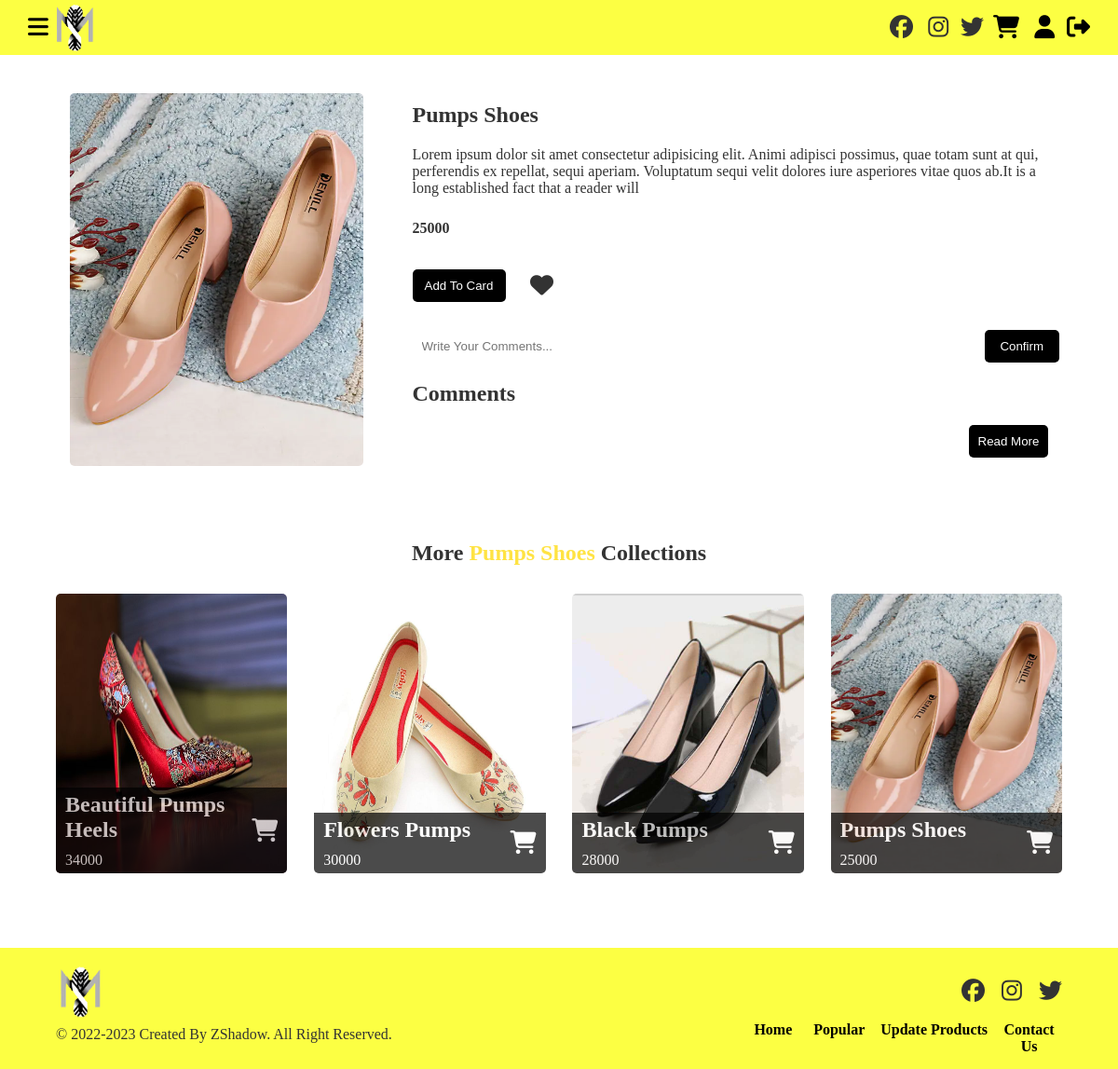
The app's page /Shopping/products_collections.php?id=1 (signed in) with its own data.
### tables this page shows
CREATE TABLE `tbl_auths` (
  `id` int(11) NOT NULL,
  `username` varchar(255) NOT NULL,
  `email` varchar(255) NOT NULL,
  `password` varchar(255) NOT NULL,
  `created_at` datetime NOT NULL,
  `updated_at` datetime DEFAULT NULL,
  `deleted_at` datetime DEFAULT NULL
);

CREATE TABLE `tbl_products` (
  `id` int(11) NOT NULL,
  `product_img` varchar(255) NOT NULL,
  `product_name` varchar(255) NOT NULL,
  `product_description` varchar(255) NOT NULL,
  `price` int(11) NOT NULL,
  `category_name` varchar(255) NOT NULL,
  `created_at` datetime NOT NULL,
  `updated_at` datetime DEFAULT NULL,
  `deleted_at` datetime DEFAULT NULL
);

### assets/init/classes/DB.php (called while the page is built)
<?php
abstract class DB{
    private $localhost = "localhost";
    private $username = "root";
    private $password = "";
    private $dbname = "shoes_shopping";
    protected function connect() {
        try{
            $con = new PDO("mysql:host=$this->localhost; dbname=$this->dbname",$this->username,$this->password);
            $con->setAttribute(PDO::ATTR_ERRMODE,PDO::ERRMODE_EXCEPTION);
            return $con;
        } catch(PDOException $e) {
            echo $e->getMessage();
        }
    }
}
?>

### shopping/CheckId.php (called while the page is built, shortened)
<?php
require_once "../assets/init/classes/DB.php";
class CheckId extends DB{
    private $con;
    public function __construct() {
        $this->con = $this->connect();
    }
    public function checkId():iterable {
        if(isset($_SESSION['email'])) {
            $email = $_SESSION['email'];
            $sql = "SELECT * FROM tbl_auths WHERE email=:email ";
            $stmt= $this->con->prepare($sql);
            $stmt->bindParam("email",$email,PDO::PARAM_STR);
            $stmt->execute();
            $res= $stmt->fetchAll(PDO::FETCH_OBJ);
            return $res;
        }
        else {
            echo "<script>location.href='../assets/SignIn.php';</script>";
        }
    }
}
?>

### shopping/Products.php (called while the page is built, shortened)
<?php
require_once "../assets/init/classes/DB.php";
class Products extends DB{
    private $con;
    public function __construct() {
        $this->con = $this->connect();
    }
    public function product_takeId(int $id):iterable{
        $sql = "SELECT * FROM tbl_products WHERE id=:id AND deleted_at IS NULL ORDER BY created_at DESC";
        $stmt = $this->con->prepare($sql);
        $stmt->bindParam("id",$id,PDO::PARAM_INT);
        $stmt->execute();
        $res= $stmt->fetchAll(PDO::FETCH_OBJ);
        return $res;
    }
    public function product_CheckTypes(string $category_name) :iterable{
        $sql = "SELECT * FROM tbl_products WHERE category_name=:category_name ORDER BY created_at DESC";
        $stmt = $this->con->prepare($sql);
        $stmt->bindParam("category_name",$category_name,PDO::PARAM_STR);
        $stmt->execute();
        $res= $stmt->fetchAll(PDO::FETCH_OBJ);
        return $res;
    }
}
?>

### shopping/products_collections.php (the view, shortened to what this page needs)
<?php
    require_once "CheckId.php";
    require_once "Products.php";
    $products = new Products;
?>
<!DOCTYPE html>
<html lang = "en">
    <head>
        <link rel="stylesheet" href="css/products_collections.css">
    </head>
    <body>
        <header>
            <div class="container-fluid">
                <div class="header flex-container">
                    <div class="header-logo-bars flex-container">
                        <div class="header-bars">
                            <i class="fa-solid fa-bars"></i>
                        </div>
                        <div class="header-logo">
                            <figure>
                                <img src="./images/da7854c889578743810e7970ae28671f.png" alt="logo">
                            </figure>
                        </div>
                    </div>
                    <div class="header-social flex-container">
                        <div class="icon1">
                            <i class="fa-brands fa-facebook"></i>
                        </div>
                        <div class="icon2">
                            <i class="fa fa-instagram"></i>
                        </div>
                        <div class="icon3">
                            <i class="fa fa-twitter"></i>
                        </div>
                        <div class="icon6">
                            <a href="products_card.php"><i class="fa-solid fa-cart-shopping"></i></a>
                        </div>
                        <?php
                            if(isset($_SESSION['email'])) {
                            $check = new CheckId;
                            foreach($check->checkId() as $value) {
                        ?>
                            <div class="icon4">
                                <a href="userAccount.php?id=<?php echo $value->id;?>"><i class="fa fa-user"></i></a>
                            </div>
                        <?php
                            }
                        ?>
                        <div class="icon5" style="display:block">
                            <a href="../assets/SignOut.php"><i class="fa-solid fa-right-from-bracket"></i></a>
                        </div>
                        <?php
                            }
                        ?>
                    </div>
                </div>
            </div>
        </header>
        <main>
            <section>
                <div class="container">
                    <?php
                        foreach($products->product_takeId($_GET['id']) as $products_fetchAll) {
                    ?>
                    <div class="products-collections">
                        <div class="products-intro flex-container">
                            <div class="products-photo">
                                <div class="products-img">
                                    <img src="uploads/<?php echo $products_fetchAll->product_img; ?>">
                                </div>
                            </div>
                            <div class="products-para">
                                <h2><?php echo $products_fetchAll->product_name;?></h2>
                                <div class="paragraph">
                                    <p><?php echo $products_fetchAll->product_description;?></p>
                                    <p><b><?php echo $products_fetchAll->price;?></b></p>
                                </div>
                                <div class="products-button flex-container">
                                    <form method="post" action="checkCard.php?id=<?php echo $products_fetchAll->id; ?>">
                                        <button type="submit" name="card">Add To Card</button>
                                    </form>
                                    <i class="fa fa-heart"></i>
                                </div>
                                <div class="comments">
                                    <form  class="flex-container" id="confirm">
                                        <input type="text" placeholder="Write Your Comments...">
                                        <div class="comments-button">
                                            <button type="submit" name="confirm">Confirm</button>
                                        </div>
                                    </form>
                                </div>
                                <?php $products->comments($_POST,$_GET['id']);?>
                                <div class="comments-fetch">
                                    <h1>Comments</h1>
                                </div>
                                <div class="read-more">
                                    <button type="submit" id="readmore">Read More</button>
                                </div>
                            </div>
                        </div>
                    </div>
                    <?php
                        }
                    ?>
                </div>
            </section>
            <section>
                <div class="container">
                    <div class="products-seemore">
                        <h1>More <b style="color: rgb(255, 227, 67);"><?php echo $products_fetchAll->category_name; ?></b> Collections</h1>
                        <div class="products-data flex-container">
                            <?php
                                foreach($products->product_CheckTypes($products_fetchAll->category_name)as $products_types) {
                            ?>
                            <div class="items-photo">
                                <div class="items-img">
                                    <img src="uploads/<?php echo $products_types->product_img;?>">
                                </div>
                                <div class="items-para flex-container">
                                    <div class="items-paragraph">
                                        <h2><?php echo $products_types->product_name; ?></h2>
                                        <p><?php echo $products_types->price; ?></p>
                                    </div>
                                    <div class="items-icon">
                                        <i class="fa-solid fa-cart-shopping"></i>
                                    </div>
                                </div>
                            </div>
                            <?php
                            }
                            ?>
                        </div>
                    </div>
                </div>
            </section>
        </main>
        <footer>
            <div class="bg-color1">
                <div class="container">
                    <div class="summary">
                        <div class="summary-logo-icon flex-container">
                            <div class="summary-logo">
                                <div class="summary-logo-img">
                                    <img src="images/da7854c889578743810e7970ae28671f.png" alt="logo">
                                </div>
                            </div>
                            <div class="summary-icons flex-container">
                                <div class="summary-social-icon">
                                    <i class="fa-brands fa-facebook"></i>
                                </div>
                                <div class="summary-social-icon">
                                    <i class="fa fa-instagram"></i>
                                </div>
                                <div class="summary-social-icon">
                                    <i class="fa fa-twitter"></i>
                                </div>
                            </div>
                        </div>
                        <div class="summary-copy-nav flex-container">
                            <div class="copy-para">
                                <p>&copy; 2022-2023 Created By ZShadow. All Right Reserved.</p>
                            </div>
                            <div class="summary-nav">
                                <nav>
                                    <ul class="flex-container">
                                        <li><a href="index.php">Home</a></li>
                                        <li><a href="#">Popular</a></li>
                                        <li><a href="#">Update Products</a></li>
                                        <li><a href="#">Contact Us</a></li>
                                    </ul>
                                </nav>
                            </div>
                        </div>
                    </div>
                </div>
            </div>
        </footer>
    </body>
</html>

### shopping/css/products_collections.css (style rules this page uses)
* { margin: 0; padding: 0; box-sizing: border-box; }
body { color: #333; font-size: 100%; font-family: Cambria; }
.flex-container { display: flex; justify-content: space-between; }
.container { width: 90%; margin: 0 auto; }
.header { position: fixed; padding: 0 30px; background-color: #FCFF43; width: 100%; align-items: center; }
.header-logo-bars { width: 15%; align-items: center; }
.header-bars { width: 15%; }
.header-bars i { font-size: 25px; color: #000; cursor: pointer; }
.header-logo { width: 85%; }
.header-logo figure { line-height: 0; }
.header-logo figure img { width: 50px; }
.header-social { width: 20%; }
.icon1,.icon2,.icon3,.icon4,.icon5,.icon6 { width: 30%; text-align: right; }
.icon1 i,.icon2 i,.icon3 i,.icon4 i,.icon5 i,.icon6 i { font-size: 25px; }
.icon4 a,.icon5 a { text-decoration: none; color: #000; }
.icon5 { display: none; }
.products-collections { width: 100%; padding: 100px 15px 20px; margin-left: auto; flex-wrap: wrap; }
.products-intro { width: 100%; margin-bottom: 30px; transition: 0.1s ease; }
a { text-decoration: none; color: #000; }
.products-photo { width: 30%; }
.products-img { width: 100%; line-height: 0; }
.products-img img { width: 100%; height: 400px; border-radius: 5px; }
.products-para { width: 65%; padding-top: 10px; }
.paragraph p:first-child { padding: 20px 0; }
.products-button { padding: 30px 0; width: 20%; align-items: center; }
.products-button form { width: 100%; }
.products-button button { width: 100px; height: 35px; border:none; background: #000; color: #fff; border-radius: 5px; }
.products-button i { width: 10px; font-size: 25px; }
.comments { width: 100%; }
.comments input { border:none; width: 90%; padding: 10px; }
.comments-button { width: 10%; text-align: right; }
.comments button { width: 80px; height: 35px; border:none; border-radius: 5px; background: #000; color: #fff; }
.comments-fetch { width: 100%; --max-lines: 3; -webkit-line-clamp: var(--max-lines); -webkit-box-orient: vertical; overflow: hidden; display: -webkit-box; padding: 20px 0; }
.read-more { width: 100%; text-align: right; }
.read-more button { width: 85px; height: 35px; border:none; border-radius: 5px; background: #000; color: #fff; }
.products-seemore { width: 100%; padding: 30px 0 80px; }
.products-seemore h1 { width: 100%; padding-bottom: 30px; text-align: center; }
.products-data { width: 100%; flex-wrap: wrap; }
.items-photo { width: 23%; position: relative; }
.items-img { width: 100%; line-height: 0; overflow: hidden; }
.items-img img { width: 100%; height: 300px; transition: 0.4s ease; border-radius: 5px; }
.items-para { width: 100%; align-items: center; position: absolute; bottom: 0; padding-left: 10px; background: #000; color: #fff; opacity: 0.7; border-bottom-left-radius: 5px; border-bottom-right-radius: 5px; }
.items-paragraph { width: 80%; }
.items-para h2,p { padding: 5px 0; }
.items-icon { width: 20%; padding-right: 10px; text-align: right; }
.items-icon i { font-size: 25px; }
.bg-color1 { background-color: #FCFF43; }
.summary { width: 100%; padding: 15px 0; }
.summary-logo-icon { width: 100%; align-items: center; }
.summary-logo { width: 5%; }
.summary-logo-img { width: 100%; line-height: 0; }
.summary-logo-img img { width: 100%; }
.summary-icons { width: 10%; }
.summary-social-icon { font-size: 25px; }
.summary-copy-nav { width: 100%; }
.copy-para { width: 50%; }
.summary-nav { width: 32%; }
.summary-nav nav ul { width: 100%; }
.summary-nav nav ul li { list-style:none; width: 80px; font-weight:bolder; text-align: center; }
.summary-nav nav ul li:nth-child(3) { width: 150px; }
.summary-nav nav ul li a { text-decoration:none; color: #000; display: block; }

### records on screen
tbl_products: product_img (picture), product_name "Pumps Shoes", product_description "Lorem ipsum dolor sit amet consectetur adipisicing elit. Animi adipisci possimus, quae totam sunt at qui, perferendis ex repellat, sequi aperiam. Voluptatum sequi velit dolores iure asperiores vitae quos ab.It is a long established fact that a reader will", price "25000", category_name "Pumps Shoes"
tbl_products: product_img (picture), product_name "Beautiful Pumps Heels", price "34000"
tbl_products: product_img (picture), product_name "Flowers Pumps", price "30000"
tbl_products: product_img (picture), product_name "Black Pumps", price "28000"
